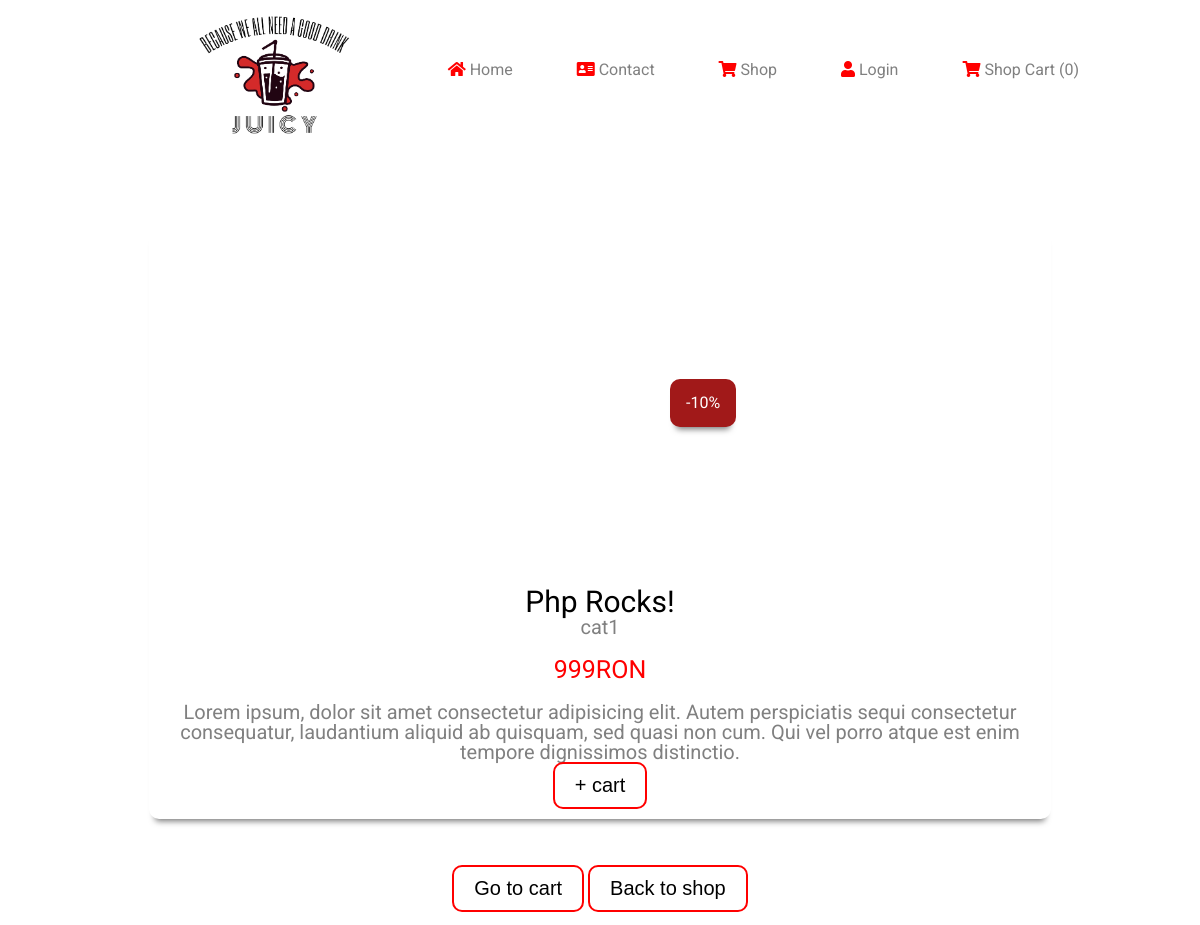
The app's page /views/item.php?id=6 with its own data.
### tables this page shows
CREATE TABLE `product_details` (
  `id_product` int(20) NOT NULL,
  `url` varchar(1000) NOT NULL,
  `product_name` varchar(300) NOT NULL,
  `price` int(200) NOT NULL,
  `brand` varchar(200) NOT NULL,
  `drink_type` varchar(200) NOT NULL,
  `pack_size` int(200) NOT NULL,
  `discount` int(200) DEFAULT NULL
);

### models/ShopModel.php (called while the page is built, shortened)
<?php
class ShopModel
{
    public $connection = null;
    private function connect()
    {
        $connection_string = 'mysql:host=' . DB_HOST . ';dbname=' . DB_NAME . ';';
        $this->connection = new PDO($connection_string, DB_USER, DB_PASS);
    }
    public function defaultQueryModel($sql){
        $resultItems = array();
        $sql = $this->connection->prepare($sql);
        $sql->execute();
        foreach ($sql->fetchAll() as $result) {
            array_push(
                $resultItems,
                array(
                    "id_product" => $result['id_product'],
                    "url" => $result['url'],
                    "product_name" => $result['product_name'],
                    "price" => $result['price'],
                    "brand" => $result['brand'],
                    "drink_type" => $result['drink_type'],
                    "pack_size" => $result['pack_size'],
                    "discount" => $result['discount']
                )
            );
        }
        return $resultItems;
    }
    public function getItemById($id = ""){
        $sql = "SELECT * from product_details WHERE id_product = '$id'";
        return $this->defaultQueryModel($sql);
    }
}

### controllers/CartController.php (called while the page is built, shortened)
<?php
class CartController
{
    public function getItemById($id = ""){
        require_once '../models/ShopModel.php';
        $Shop = new ShopModel();
        $result = $Shop->getItemById($id);
        return $result ? $result : false;
    }
}

### views/item.php (the view, shortened to what this page needs)
<!DOCTYPE html>
<html lang="en">
<head>
    <link rel="stylesheet" href="../assets/css/style.css">
    <link rel="stylesheet" href="https://cdnjs.cloudflare.com/ajax/libs/font-awesome/5.8.2/css/all.css" />
</head>
<body>
    <div class="container">
        <?php
        require_once "header.php" ?>
        <div class="cart_container">
            <?php
            require_once '../controllers/CartController.php';
            $Cart = new CartController();
            $items = $Cart->getItemById($_GET['id']);
            foreach ($items as $item) {
                ?>
                <div class="item-single-view">
                    <div class="item-container">
                        <div class="item-header">
                            <div class="item-logo">
                            </div>
                            <div class="item-price-discount">
                                <span>-<?php echo $item['discount']; ?>%</span>
                            </div>
                        </div>
                        <div class="item-body">
                            <div class="item-title">
                                <?php echo $item['product_name']; ?>
                            </div>
                            <div class="item-subtitle">
                                <?php echo $item['drink_type']; ?>
                            </div>
                            <div class="item-price">
                                <?php echo $item['price']; ?><span>RON</span>
                            </div>
                            <div class="item-subtitle">
                                Lorem ipsum, dolor sit amet consectetur adipisicing elit. Autem perspiciatis sequi consectetur consequatur, laudantium aliquid ab quisquam, sed quasi non cum. Qui vel porro atque est enim tempore dignissimos distinctio.
                            </div>
                            <div class="item-goto">
                                <a href="?addToCart=<?php echo $item['id_product']."&id=".$item['id_product']; ?>">
                                    <button class="btn special red">
                                        + cart
                                    </button>
                                </a>
                            </div>
                        </div>
                    </div>
                </div>
            <?php
        }
        ?>
            <div class="buttons_cart">
               <a href="./shopCart.php"> <button class="btn special red">Go to cart</button></a>
               <a href="./shop.php"> <button class="btn special red">Back to shop</button></a>
            </div>
        </div>

### assets/css/style.css (style rules this page uses)
html, body, div, span, applet, object, iframe, h1, h2, h3, h4, h5, h6, p, blockquote, pre, a, abbr, acronym, address, big, cite, code, del, dfn, em, img, ins, kbd, q, s, samp, small, strike, strong, sub, sup, tt, var, b, u, i, center, dl, dt, dd, ol, ul, li, fieldset, form, label, legend, table, caption, tbody, tfoot, thead, tr, th, td, article, aside, canvas, details, embed, figure, figcaption, footer, header, hgroup, menu, nav, output, ruby, section, summary, time, mark, audio, video { margin: 0; padding: 0; border: 0; font-size: 100%; font: inherit; vertical-align: baseline; font-family: "Roboto", sans-serif; }
body { line-height: 1; }
.container { width: 80%; margin: 0 auto; box-sizing: border-box; text-align: center; padding: 0.8em 1.2em; overflow: hidden; }
a { font-family: "Roboto", sans-serif; }
button { background:none; border:none; font-size:1em; color:blue; }
.item-header { max-height: 300px; max-width: 300px; overflow: hidden; }
.item-container { min-width: 300px; padding: 10px; box-shadow: 0 8px 6px -6px rgba(0, 0, 0, 0.555); border-radius: 10px; background: rgb(255, 255, 255); color: #000; margin: 10px; }
.item-logo { max-width: 300px; max-height: 300px; min-height: 300px; display: flex; align-items: center; }
.item-price-discount span { position: relative; top: -160px; right: -220px; display: table-cell; border: 1px solid transparent; background: rgb(161, 25, 25); color: #fff; padding: 15px; border-radius: 10px; box-shadow: 0 8px 6px -6px rgba(0, 0, 0, 0.555); transition-duration: 1s; }
.item-title { font-size: 30px; color: #000; }
.item-subtitle { font-size: 20px; color: gray; }
.item-price { font-size: 25px; color: red; padding: 20px; }
.btn { background: transparent; border: none; padding: 0; margin: 0; color: #000; }
.btn.special, .btn.normal { padding: 10px 20px; font-size: 20px; border-radius: 10px; }
.btn.special.red { border: 2px solid red; transition-duration: 1s; }
.item-single-view .item-header { max-height: none !important; width: 100% !important; margin:auto; }
.item-single-view .item-logo { width: 100% !important; overflow: hidden; margin: auto; }
.cart_container { position: relative; margin-top:10% ; }
.buttons_cart { margin-top:5%; }
@media only screen and (min-width: 951px) { .container { width: 80%; margin: 0 auto auto; } }

### records on screen
product_details: discount "10", product_name "Php Rocks!", drink_type "cat1", price "999"
